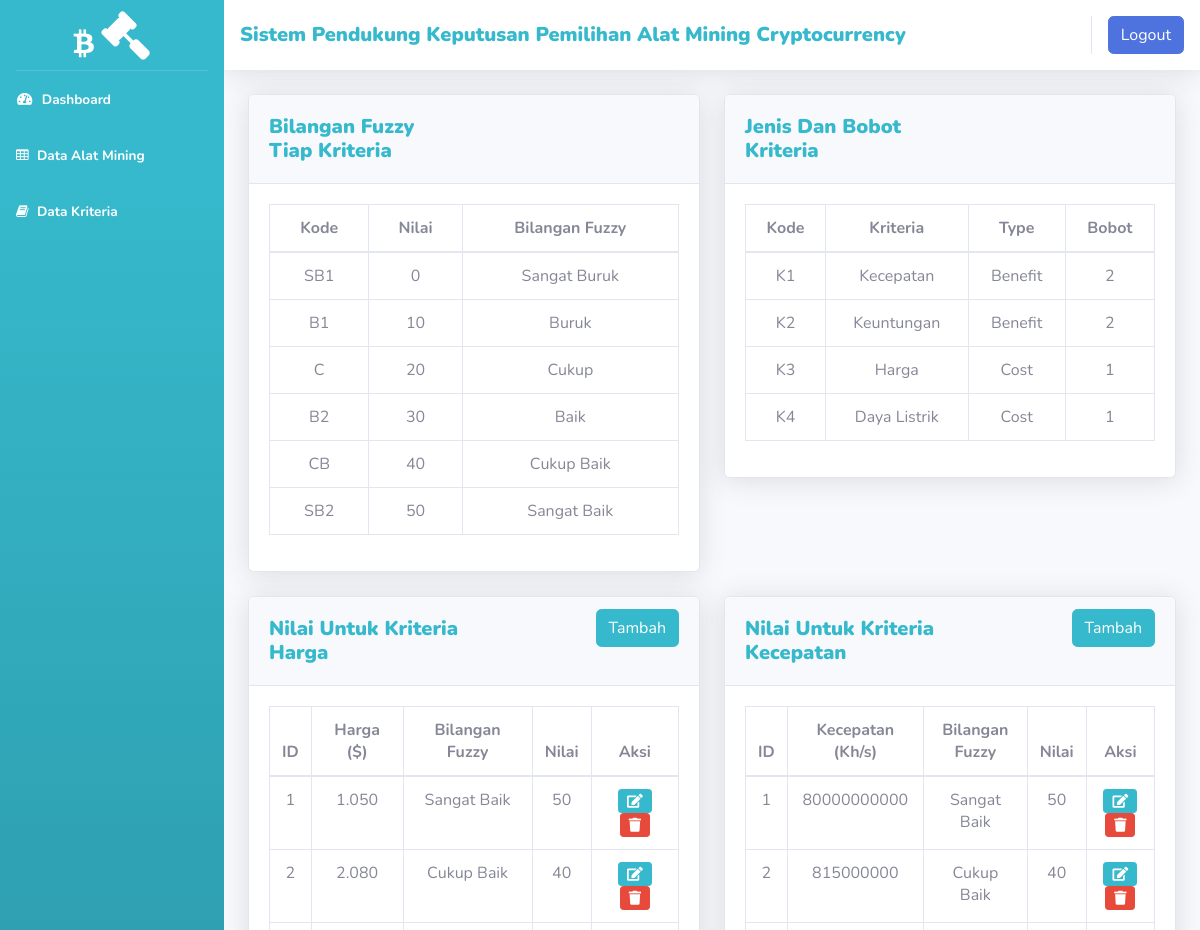
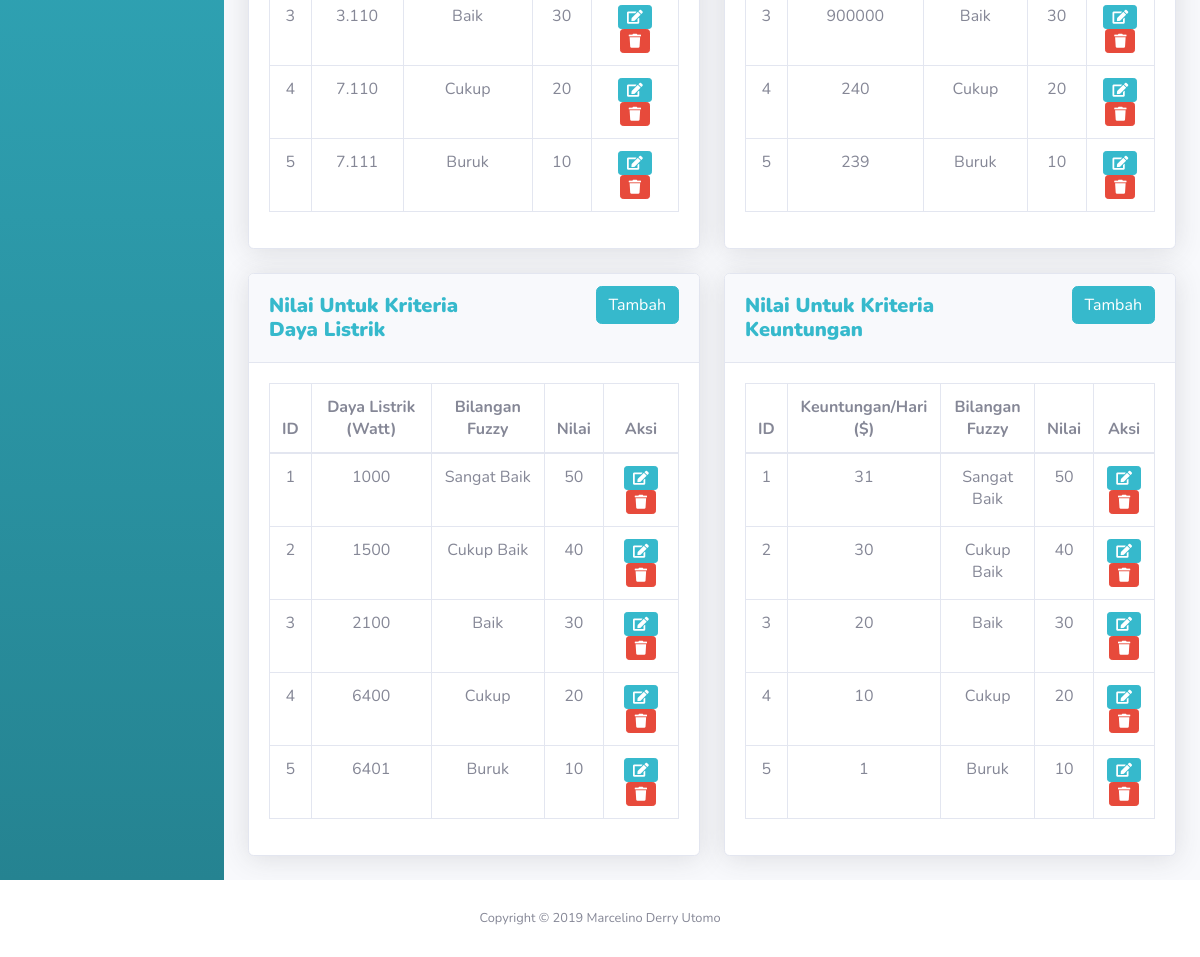
Screenshot of /admin/data_kriteria.php with the database file from the repository (2 pictures, top to bottom).
### tables this page shows
CREATE TABLE `fuzzytiapkriteria` (
  `id_fuzzykriteria` int(11) NOT NULL,
  `kode` varchar(5) NOT NULL,
  `nilai` varchar(5) NOT NULL,
  `bilanganfuzzy` varchar(15) NOT NULL
);

CREATE TABLE `moo_kriteria` (
  `id_kriteria` tinyint(3) UNSIGNED NOT NULL,
  `kode` varchar(5) NOT NULL,
  `kriteria` varchar(100) NOT NULL,
  `type` set('Benefit','Cost') NOT NULL,
  `bobot` float NOT NULL
);

CREATE TABLE `kriteriaharga` (
  `id_harga` int(11) NOT NULL,
  `harga` varchar(20) NOT NULL,
  `bilanganfuzzy` varchar(15) NOT NULL,
  `nilai` varchar(5) NOT NULL
);

CREATE TABLE `kriteriakecepatan` (
  `id_kecepatan` int(11) NOT NULL,
  `kecepatan` varchar(20) NOT NULL,
  `bilanganfuzzy` varchar(15) NOT NULL,
  `nilai` varchar(5) NOT NULL
);

CREATE TABLE `kriterialistrik` (
  `id_listrik` int(11) NOT NULL,
  `listrik` varchar(20) NOT NULL,
  `bilanganfuzzy` varchar(15) NOT NULL,
  `nilai` varchar(5) NOT NULL
);

CREATE TABLE `kriteriakeuntungan` (
  `id_keuntungan` int(11) NOT NULL,
  `keuntungan` varchar(20) NOT NULL,
  `bilanganfuzzy` varchar(15) NOT NULL,
  `nilai` varchar(5) NOT NULL
);

### admin/data_kriteria.php (the view, shortened to what this page needs)
<?php include_once 'atribut/head.php'; ?>
<div id="wrapper">
  <?php include_once 'atribut/sidebar.php'; ?>
  <div id="content-wrapper" class="d-flex flex-column">
    <div id="content">
      <?php include_once 'atribut/navbar.php'; ?>
      <div class="container-fluid">
        <div class="row">
          <div class="col-xl-6 col-lg-6">
            <div class="card shadow mb-4">
              <div class="card-header">
                <div class="row">
                  <div class="col-lg-6 col-xl-6">
                    <h5 class="mt-2 font-weight-bold text-info"> <b> Bilangan Fuzzy Tiap Kriteria </b></h5>
                  </div>
                </div>
              </div>
              <div class="card-body">
                <table border="border-left-info" class="table table-bordered" width="100%" cellspacing="0">
                  <thead align="center">
                    <th> Kode </th>
                    <th> Nilai </th>
                    <th> Bilangan Fuzzy </th>
                  </thead>
                  <tbody>
                    <?php
                      $query  = "SELECT * FROM fuzzytiapkriteria";
                      $result = $konek->query($query);
                      while ($row=$result->fetch_array(MYSQLI_ASSOC)) { ?>
                      <tr>
                        <td align="center"><?php echo $row['kode']; ?></td>
                        <td align="center"><?php echo $row['nilai']; ?></td>
                        <td align="center"><?php echo $row['bilanganfuzzy']; ?></td>
                      </tr>
                    <?php } ?>
                  </tbody>
                </table>
              </div>
            </div>
          </div>
          <div class="col-xl-6 col-lg-6">
            <div class="card shadow mb-4">
              <div class="card-header">
                <div class="row">
                  <div class="col-lg-6 col-xl-6">
                    <h5 class="mt-2 font-weight-bold text-info"> <b> Jenis Dan Bobot Kriteria </b></h5>
                  </div>
                </div>
              </div>
              <div class="card-body">
                <table border="border-left-info" class="table table-bordered" width="100%" cellspacing="0">
                  <thead align="center">
                    <th> Kode </th>
                    <th> Kriteria </th>
                    <th> Type </th>
                    <th> Bobot </th>
                  </thead>
                  <tbody>
                    <?php
                      $query="SELECT * FROM moo_kriteria";
                      $result=$konek->query($query);
                      while ($row=$result->fetch_array(MYSQLI_ASSOC)) {
                        ?>
                    <tr>
                      <td align="center"><?php echo $row['kode']; ?></td>
                      <td align="center"><?php echo $row['kriteria']; ?></td>
                      <td align="center"><?php echo $row['type']; ?></td>
                      <td align="center"><?php echo $row['bobot']; ?></td>
                    </tr>
                    <?php } ?>
                  </tbody>
                </table>
              </div>
            </div>
          </div>
          <div class="col-xl-6 col-lg-6">
            <div class="card shadow mb-4">
              <div class="card-header">
                <div class="row">
                  <div class="col-lg-6 col-xl-6">
                    <h5 class="mt-2 font-weight-bold text-info"> <b> Nilai Untuk Kriteria Harga </b></h5>
                  </div>
                  <div class="col-lg-6 col-xl-6" style="text-align: right;">
                    <a class="btn btn-info" href="data_kriteria_harga_tambah.php">Tambah</a>
                  </div>
                </div>
              </div>
              <div class="card-body">
                <table border="border-left-info" class="table table-bordered" width="100%" cellspacing="0">
                  <thead align="center">
                    <th> ID </th>
                    <th> Harga ($) </th>
                    <th> Bilangan Fuzzy </th>
                    <th> Nilai </th>
                    <th> Aksi </th>
                  </thead>
                  <tbody>
                    <?php
                      $query  = "SELECT * FROM kriteriaharga";
                      $result = $konek->query($query);
                      while ($row=$result->fetch_array(MYSQLI_ASSOC)) { ?>
                    <tr>
                      <td align="center"><?php echo $row['id_harga']; ?></td>
                      <td align="center"><?php echo $row['harga']; ?></td>
                      <td align="center"><?php echo $row['bilanganfuzzy']; ?></td>
                      <td align="center"><?php echo $row['nilai']; ?></td>
                      <td align="center">
                        <a class="btn btn-info btn-sm" href="data_kriteria_harga_ubah.php?id_harga=<?php echo $row['id_harga'] ?>">
                          <span class="icon text-white">
                            <i class="fas fa-edit"></i>
                          </span>
                        </a>
                        <a class="btn btn-danger btn-sm" href="data_kriteria_harga_hapus.php?id_harga=<?php echo $row['id_harga'] ?>">
                          <span class="icon text-white">
                            <i class="fas fa-trash"></i>
                          </span>
                        </a>
                      </td>
                    </tr>
                    <?php } ?>
                  </tbody>
                </table>
              </div>
            </div>
          </div>
          <div class="col-xl-6 col-lg-6">
            <div class="card shadow mb-4">
              <div class="card-header">
                <div class="row">
                  <div class="col-lg-6 col-xl-6">
                    <h5 class="mt-2 font-weight-bold text-info"> <b> Nilai Untuk Kriteria Kecepatan </b></h5>
                  </div>
                  <div class="col-lg-6 col-xl-6" style="text-align: right;">
                    <a class="btn btn-info" href="data_kriteria_kecepatan_tambah.php">Tambah</a>
                  </div>
                </div>
              </div>
              <div class="card-body">
                <table border="border-left-info" class="table table-bordered" width="100%" cellspacing="0">
                  <thead align="center">
                    <th> ID </th>
                    <th> Kecepatan (Kh/s) </th>
                    <th> Bilangan Fuzzy </th>
                    <th> Nilai </th>
                    <th> Aksi </th>
                  </thead>
                  <tbody>
                    <?php
                      $query  = "SELECT * FROM kriteriakecepatan";
                      $result = $konek->query($query);
                      while ($row=$result->fetch_array(MYSQLI_ASSOC)) { ?>
                    <tr>
                      <td align="center"><?php echo $row['id_kecepatan']; ?></td>
                      <td align="center"><?php echo $row['kecepatan']; ?></td>
                      <td align="center"><?php echo $row['bilanganfuzzy']; ?></td>
                      <td align="center"><?php echo $row['nilai']; ?></td>
                      <td align="center">
                        <a class="btn btn-info btn-sm" href="data_kriteria_kecepatan_ubah.php?id_kecepatan=<?php echo $row['id_kecepatan'] ?>">
                          <span class="icon text-white">
                            <i class="fas fa-edit"></i>
                          </span>
                        </a>
                        <a class="btn btn-danger btn-sm" href="data_kriteria_kecepatan_hapus.php?id_kecepatan=<?php echo $row['id_kecepatan'] ?>">
                          <span class="icon text-white">
                            <i class="fas fa-trash"></i>
                          </span>
                        </a>
                      </td>
                    </tr>
                    <?php } ?>
                  </tbody>
                </table>
              </div>
            </div>
          </div>
          <div class="col-xl-6 col-lg-6">
            <div class="card shadow mb-4">
              <div class="card-header">
                <div class="row">
                  <div class="col-lg-6 col-xl-6">
                    <h5 class="mt-2 font-weight-bold text-info"> <b> Nilai Untuk Kriteria Daya Listrik </b></h5>
                  </div>
                  <div class="col-lg-6 col-xl-6" style="text-align: right;">
                    <a class="btn btn-info" href="data_kriteria_listrik_tambah.php">Tambah</a>
                  </div>
                </div>
              </div>
              <div class="card-body">
                <table border="border-left-info" class="table table-bordered" width="100%" cellspacing="0">
                  <thead align="center">
                    <th> ID </th>
                    <th> Daya Listrik (Watt) </th>
                    <th> Bilangan Fuzzy </th>
                    <th> Nilai </th>
                    <th> Aksi </th>
                  </thead>
                  <tbody>
                    <?php
                      $query  = "SELECT * FROM kriterialistrik";
                      $result = $konek->query($query);
                      while ($row=$result->fetch_array(MYSQLI_ASSOC)) { ?>
                        <tr>
                          <td align="center"><?php echo $row['id_listrik']; ?></td>
                          <td align="center"><?php echo $row['listrik']; ?></td>
                          <td align="center"><?php echo $row['bilanganfuzzy']; ?></td>
                          <td align="center"><?php echo $row['nilai']; ?></td>
                          <td align="center">
                            <a class="btn btn-info btn-sm" href="data_kriteria_listrik_ubah.php?id_listrik=<?php echo $row['id_listrik'] ?>">
                              <span class="icon text-white">
                                <i class="fas fa-edit"></i>
                              </span>
                            </a>
                            <a class="btn btn-danger btn-sm" href="data_kriteria_listrik_hapus.php?id_listrik=<?php echo $row['id_listrik'] ?>">
                              <span class="icon text-white">
                                <i class="fas fa-trash"></i>
                              </span>
                            </a>
                          </td>
                        </tr>
                      <?php } ?>
                  </tbody>
                </table>
              </div>
            </div>
          </div>
          <div class="col-xl-6 col-lg-6">
            <div class="card shadow mb-4">
              <div class="card-header">
                <div class="row">
                  <div class="col-lg-6 col-xl-6">
                    <h5 class="mt-2 font-weight-bold text-info"> <b> Nilai Untuk Kriteria Keuntungan </b></h5>
                  </div>
                  <div class="col-lg-6 col-xl-6" style="text-align: right;">
                    <a class="btn btn-info" href="data_kriteria_keuntungan_tambah.php">Tambah</a>
                  </div>
                </div>
              </div>
              <div class="card-body">
                <table border="border-left-info" class="table table-bordered" width="100%" cellspacing="0">
                  <thead align="center">
                    <th> ID </th>
                    <th> Keuntungan/Hari ($) </th>
                    <th> Bilangan Fuzzy </th>
                    <th> Nilai </th>
                    <th> Aksi </th>
                  </thead>
                  <tbody>
                    <?php
                      $query="SELECT * FROM kriteriakeuntungan";
                      $result=$konek->query($query);
                      while ($row=$result->fetch_array(MYSQLI_ASSOC)) {
                        ?>
                    <tr>
                      <td align="center"><?php echo $row['id_keuntungan']; ?></td>
                      <td align="center"><?php echo $row['keuntungan']; ?></td>
                      <td align="center"><?php echo $row['bilanganfuzzy']; ?></td>
                      <td align="center"><?php echo $row['nilai']; ?></td>
                      <td align="center">
                        <a class="btn btn-info btn-sm" href="data_kriteria_keuntungan_ubah.php?id_keuntungan=<?php echo $row['id_keuntungan'] ?>">
                          <span class="icon text-white">
                            <i class="fas fa-edit"></i>
                          </span>
                        </a>
                        <a class="btn btn-danger btn-sm" href="data_kriteria_keuntungan_hapus.php?id_keuntungan=<?php echo $row['id_keuntungan'] ?>">
                          <span class="icon text-white">
                            <i class="fas fa-trash"></i>
                          </span>
                        </a>
                      </td>
                    </tr>
                    <?php } ?>
                  </tbody>
                </table>
              </div>
            </div>
          </div>
        </div>
      </div>
    </div>
  </div>
</div>
<footer class="sticky-footer bg-white">
  <div class="container my-auto">
    <div class="copyright text-center my-auto">
      <span>Copyright &copy; 2019 Marcelino Derry Utomo</span>
    </div>
  </div>
</footer>
<?php include_once 'atribut/foot.php'; ?>

### rows the page displays
fuzzytiapkriteria: kode "SB1", nilai "0", bilanganfuzzy "Sangat Buruk"
fuzzytiapkriteria: kode "B1", nilai "10", bilanganfuzzy "Buruk"
fuzzytiapkriteria: kode "C", nilai "20", bilanganfuzzy "Cukup"
fuzzytiapkriteria: kode "B2", nilai "30", bilanganfuzzy "Baik"
fuzzytiapkriteria: kode "CB", nilai "40", bilanganfuzzy "Cukup Baik"
fuzzytiapkriteria: kode "SB2", nilai "50", bilanganfuzzy "Sangat Baik"
moo_kriteria: kode "K1", kriteria "Kecepatan", type "Benefit", bobot "2"
moo_kriteria: kode "K2", kriteria "Keuntungan", type "Benefit", bobot "2"
moo_kriteria: kode "K3", kriteria "Harga", type "Cost", bobot "1"
moo_kriteria: kode "K4", kriteria "Daya Listrik", type "Cost", bobot "1"
kriteriaharga: id_harga "1", harga "1.050", bilanganfuzzy "Sangat Baik", nilai "50"
kriteriaharga: id_harga "2", harga "2.080", bilanganfuzzy "Cukup Baik", nilai "40"
kriteriaharga: id_harga "3", harga "3.110", bilanganfuzzy "Baik", nilai "30"
kriteriaharga: id_harga "4", harga "7.110", bilanganfuzzy "Cukup", nilai "20"
kriteriaharga: id_harga "5", harga "7.111", bilanganfuzzy "Buruk", nilai "10"
kriteriakecepatan: id_kecepatan "1", kecepatan "80000000000", bilanganfuzzy "Sangat Baik", nilai "50"
kriteriakecepatan: id_kecepatan "2", kecepatan "815000000", bilanganfuzzy "Cukup Baik", nilai "40"
kriteriakecepatan: id_kecepatan "3", kecepatan "900000", bilanganfuzzy "Baik", nilai "30"
kriteriakecepatan: id_kecepatan "4", kecepatan "240", bilanganfuzzy "Cukup", nilai "20"
kriteriakecepatan: id_kecepatan "5", kecepatan "239", bilanganfuzzy "Buruk", nilai "10"
kriterialistrik: id_listrik "1", listrik "1000", bilanganfuzzy "Sangat Baik", nilai "50"
kriterialistrik: id_listrik "2", listrik "1500", bilanganfuzzy "Cukup Baik", nilai "40"
kriterialistrik: id_listrik "3", listrik "2100", bilanganfuzzy "Baik", nilai "30"
kriterialistrik: id_listrik "4", listrik "6400", bilanganfuzzy "Cukup", nilai "20"
kriterialistrik: id_listrik "5", listrik "6401", bilanganfuzzy "Buruk", nilai "10"
kriteriakeuntungan: id_keuntungan "1", keuntungan "31", bilanganfuzzy "Sangat Baik", nilai "50"
kriteriakeuntungan: id_keuntungan "2", keuntungan "30", bilanganfuzzy "Cukup Baik", nilai "40"
kriteriakeuntungan: id_keuntungan "3", keuntungan "20", bilanganfuzzy "Baik", nilai "30"
kriteriakeuntungan: id_keuntungan "4", keuntungan "10", bilanganfuzzy "Cukup", nilai "20"
kriteriakeuntungan: id_keuntungan "5", keuntungan "1", bilanganfuzzy "Buruk", nilai "10"
